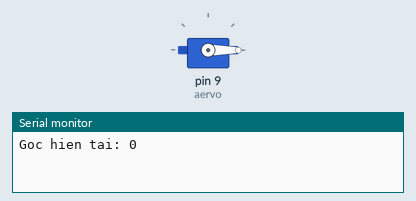
Simulated run of this sketch. Board: Arduino Uno, built with avr-gcc and run on an emulated ATmega328P. Shown: servo, the last lines printed to the serial monitor.

Above: at 0.05 s.
At 1.5 s:
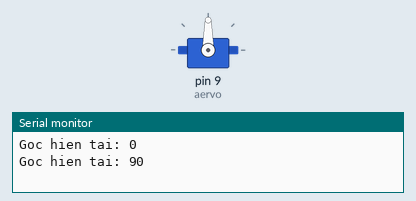
At 3.0 s:
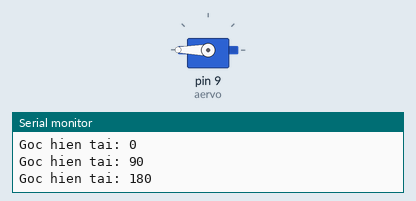
Timing chart, 0 to 6.9 s (numbered marks = the images above):
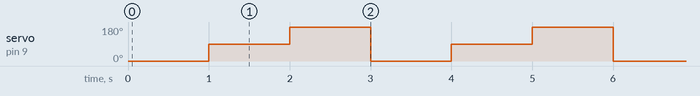

The sketch:

testservo.ino
```cpp
#include <Servo.h>
int aervo =9;
int goc;

Servo s;

void setup() {
  Serial.begin(9600);
  s.attach(aervo);
}

void loop() {
  s.write(0);
  goc = s.read();
  Serial.print("Goc hien tai: "); Serial.println(goc);
  delay(1000);

  s.write(90);
  goc = s.read();
  Serial.print("Goc hien tai: "); Serial.println(goc);
  delay(1000);

  s.write(180);
  goc = s.read();
  Serial.print("Goc hien tai: "); Serial.println(goc);
  delay(1000);
}
```

Measured:
- by itself, servo on pin 9 (aervo): repeats every 3.0 s: 180° 1.0 s, 0° 1.0 s, 90° 1.0 s
